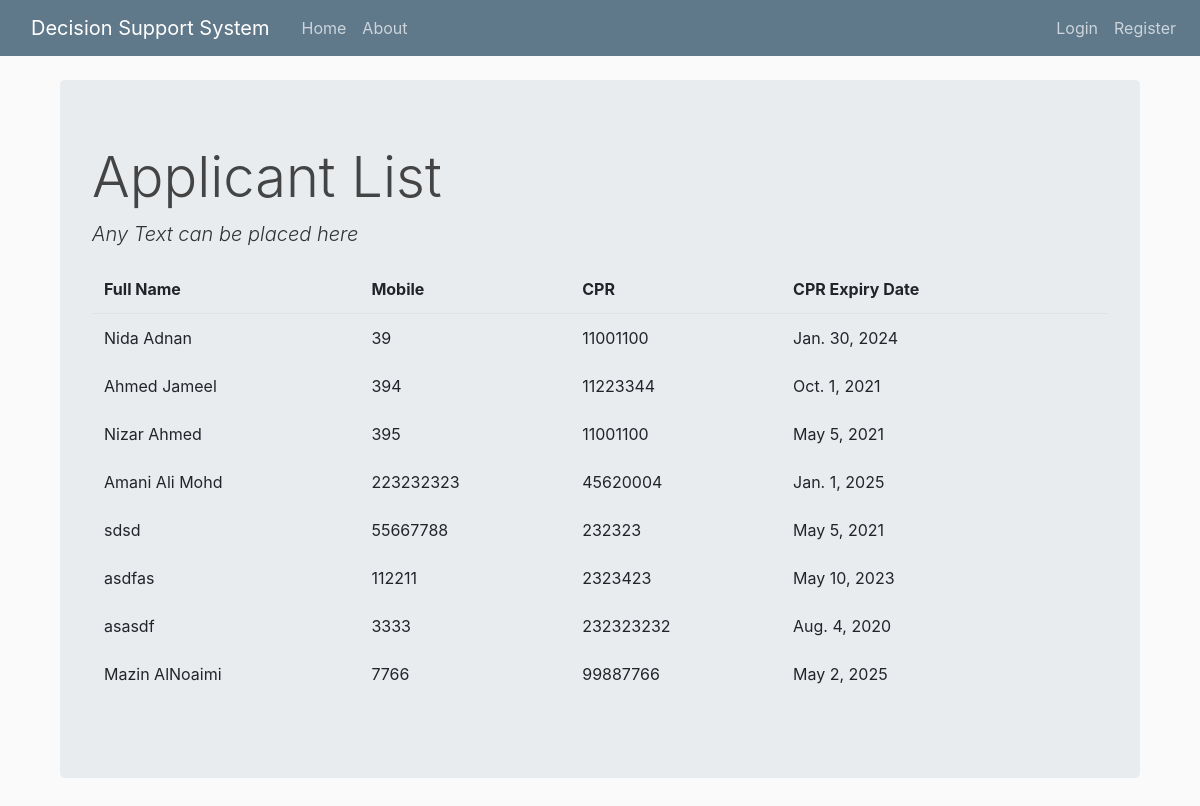
The app's page /applicant/list/ with its own data.
### app/models.py (models this page shows, shortened)
class Applicant(models.Model):
    gender_list = (
        ('male', 'Male'),
        ('female', 'Female'),
    )
    qualification_list = (
        ('secondary_school', 'Secondary School'),
        ('diploma', 'Diploma'),
        ('bsc', 'BSc'),
        ('high_diploma', 'High Diploma'),
        ('master', 'Master'),
        ('phd', 'PhD'),
    )
    nationality_list = (
        ('none', 'Select your nationality'),
        ('bahraini', 'Bahraini'),
        ('non_bahraini', 'None Bahraini')
    )
    cpr = models.CharField(_("CPR No"), max_length=9)
    cpr_expiry_date = models.DateField(_("CPR Expire Date"), auto_now=False, auto_now_add=False)
    passport_expiry_date = models.DateField(_("Passport Expire Date"), auto_now=False, auto_now_add=False)
    fullname = models.CharField(_("Full Name"), max_length=100)
    nationality =  models.CharField(_("Nationality"), max_length=50, choices=nationality_list, default='none')
    gender = models.CharField(_("Gender"), max_length=10, choices=gender_list)
    qualification = models.CharField(_("Qualification"), max_length=50, choices=qualification_list)
    occupcation = models.CharField(_("Occupation"), max_length=50)
    has_application = models.BooleanField(_("Has Applicatino on process"), default=False)
    flat_no = models.IntegerField(_("Flat No"), default=0)
    building_no = models.IntegerField(_("Building No"), default=0)
    road_no = models.IntegerField(_("Road No"), default=0)
    area = models.CharField(_("Area"), max_length=50, blank=True)
    contact1 = models.CharField(_("Phone"), max_length=50, blank=True)
    contact2 = models.CharField(_("Mobile"), max_length=50, blank=True)
    email = models.EmailField(_("Email"), max_length=254, blank=True)
    user_id = models.ForeignKey(User, verbose_name=_(""), on_delete=models.CASCADE)
    cpr_doc = models.FileField(_("CPR Doc"), upload_to='doc_library', max_length=100)
    passport_doc = models.FileField(_("Passport Doc"), upload_to='doc_library', max_length=100)
    behavior_cert_doc = models.FileField(_("Behavior Certificate Doc"), upload_to='doc_library', max_length=100)
    bank_statement_doc = models.FileField(_("Bank Statement Doc"), upload_to='doc_library', max_length=100)
    is_10000_exist = models.BooleanField(_("Is 10000 BD exist in Applicant Bank Statement"), default=False)

### app/views.py (the view)
# urls.py: path('applicant/list/',views.applicant_list,name='applicant_list'),
def applicant_list(request):
    context = {'applicant_list': Applicant.objects.all()}
    return render(request, "app/applicant_list.html", context)

### app/templates/app/applicant_list.html (shortened to what this page needs)
{% extends "app/base.html" %}
{% block content %}
<h1 class="display-4">Applicant List</h1>
<p class="lead font-italic">Any Text can be placed here</p>
<table class="table table-borderless">
    <thead class="border-bottom font-weight-bold">
        <tr>
            <td>Full Name</td>
            <td>Mobile</td>
            <td>CPR</td>
            <td>CPR Expiry Date</td>
            <td>
            </td>
        </tr>
    </thead>
    <tbody>
        {% for applicant in applicant_list %}
            <tr>
                <td>{{applicant.fullname}}</td>
                <td>{{applicant.contact2}}</td>
                <td>{{applicant.cpr}}</td>
                <td>{{applicant.cpr_expiry_date}}</td>
                <td>
                </td>
            </tr>
        {% endfor %}
    </tbody>
</table>
{% endblock content %}

### app/static/app/main.css (style rules this page uses)
body { background: #fafafa; color: #333333; margin-top: 5rem; }
h1, h2, h3, h4, h5, h6 { color: #444444; }

### records on screen
Applicant: fullname "Nida Adnan", contact2 "39", cpr "11001100", cpr_expiry_date "Jan. 30, 2024"
Applicant: fullname "Ahmed Jameel", contact2 "394", cpr "11223344", cpr_expiry_date "Oct. 1, 2021"
Applicant: fullname "Nizar Ahmed", contact2 "395", cpr "11001100", cpr_expiry_date "May 5, 2021"
Applicant: fullname "Amani Ali Mohd", contact2 "223232323", cpr "45620004", cpr_expiry_date "Jan. 1, 2025"
Applicant: fullname "sdsd", contact2 "55667788", cpr "232323", cpr_expiry_date "May 5, 2021"
Applicant: fullname "asdfas", contact2 "112211", cpr "2323423", cpr_expiry_date "May 10, 2023"
Applicant: fullname "asasdf", contact2 "3333", cpr "232323232", cpr_expiry_date "Aug. 4, 2020"
Applicant: fullname "Mazin AlNoaimi", contact2 "7766", cpr "99887766", cpr_expiry_date "May 2, 2025"
